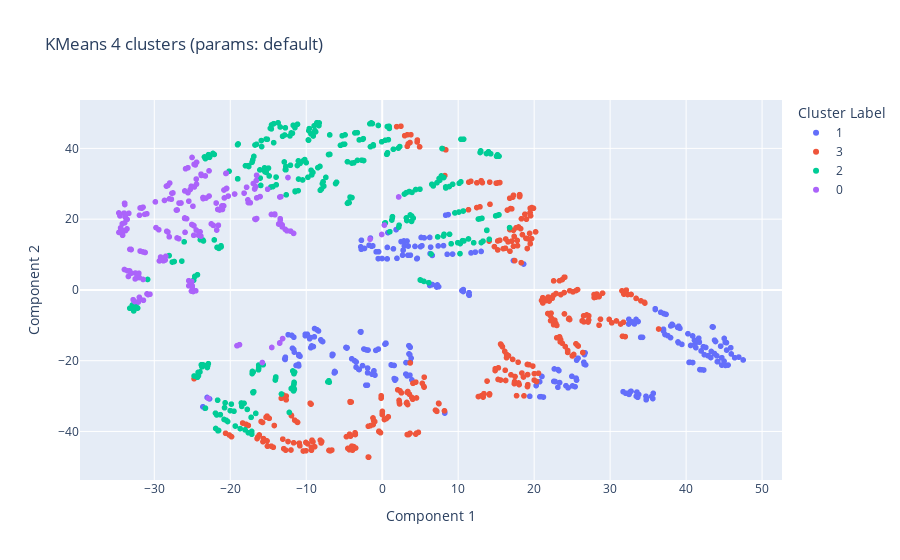

Notebook source saved alongside this figure:
### Markdown cell above
Dimensionality reduction down to two dimensions

### Code cell
visualize_clustered_data_2d(data_2d_tsne, kmeans_labels, {"algorithm": "KMeans", "n_clusters": "4", "params":"default"}).show()

### Figure 1 — Plotly figure (JSON) as saved in the notebook; plotly's stock layout.template omitted (floating-point values rounded to 4 significant figures; data arrays with more than 128 entries replaced by an {"elided": "..."} marker saying what was removed)
{"data": [{"hovertemplate": "Cluster Label=1<br>Component 1=%{x}<br>Component 2=%{y}<extra></extra>", "legendgroup": "1", "marker": {"color": "#636efa", "symbol": "circle"}, "mode": "markers", "name": "1", "showlegend": true, "type": "scattergl", "x": {"elided": "265 float values"}, "xaxis": "x", "y": {"elided": "265 float values"}, "yaxis": "y"}, {"hovertemplate": "Cluster Label=3<br>Component 1=%{x}<br>Component 2=%{y}<extra></extra>", "legendgroup": "3", "marker": {"color": "#EF553B", "symbol": "circle"}, "mode": "markers", "name": "3", "showlegend": true, "type": "scattergl", "x": {"elided": "326 float values"}, "xaxis": "x", "y": {"elided": "326 float values"}, "yaxis": "y"}, {"hovertemplate": "Cluster Label=2<br>Component 1=%{x}<br>Component 2=%{y}<extra></extra>", "legendgroup": "2", "marker": {"color": "#00cc96", "symbol": "circle"}, "mode": "markers", "name": "2", "showlegend": true, "type": "scattergl", "x": {"elided": "309 float values"}, "xaxis": "x", "y": {"elided": "309 float values"}, "yaxis": "y"}, {"hovertemplate": "Cluster Label=0<br>Component 1=%{x}<br>Component 2=%{y}<extra></extra>", "legendgroup": "0", "marker": {"color": "#ab63fa", "symbol": "circle"}, "mode": "markers", "name": "0", "showlegend": true, "type": "scattergl", "x": {"elided": "180 float values"}, "xaxis": "x", "y": {"elided": "180 float values"}, "yaxis": "y"}], "layout": {"legend": {"title": {"text": "Cluster Label"}, "tracegroupgap": 0}, "title": {"text": "KMeans 4 clusters (params: default)"}, "xaxis": {"anchor": "y", "domain": [0, 1], "title": {"text": "Component 1"}}, "yaxis": {"anchor": "x", "domain": [0, 1], "title": {"text": "Component 2"}}}}
